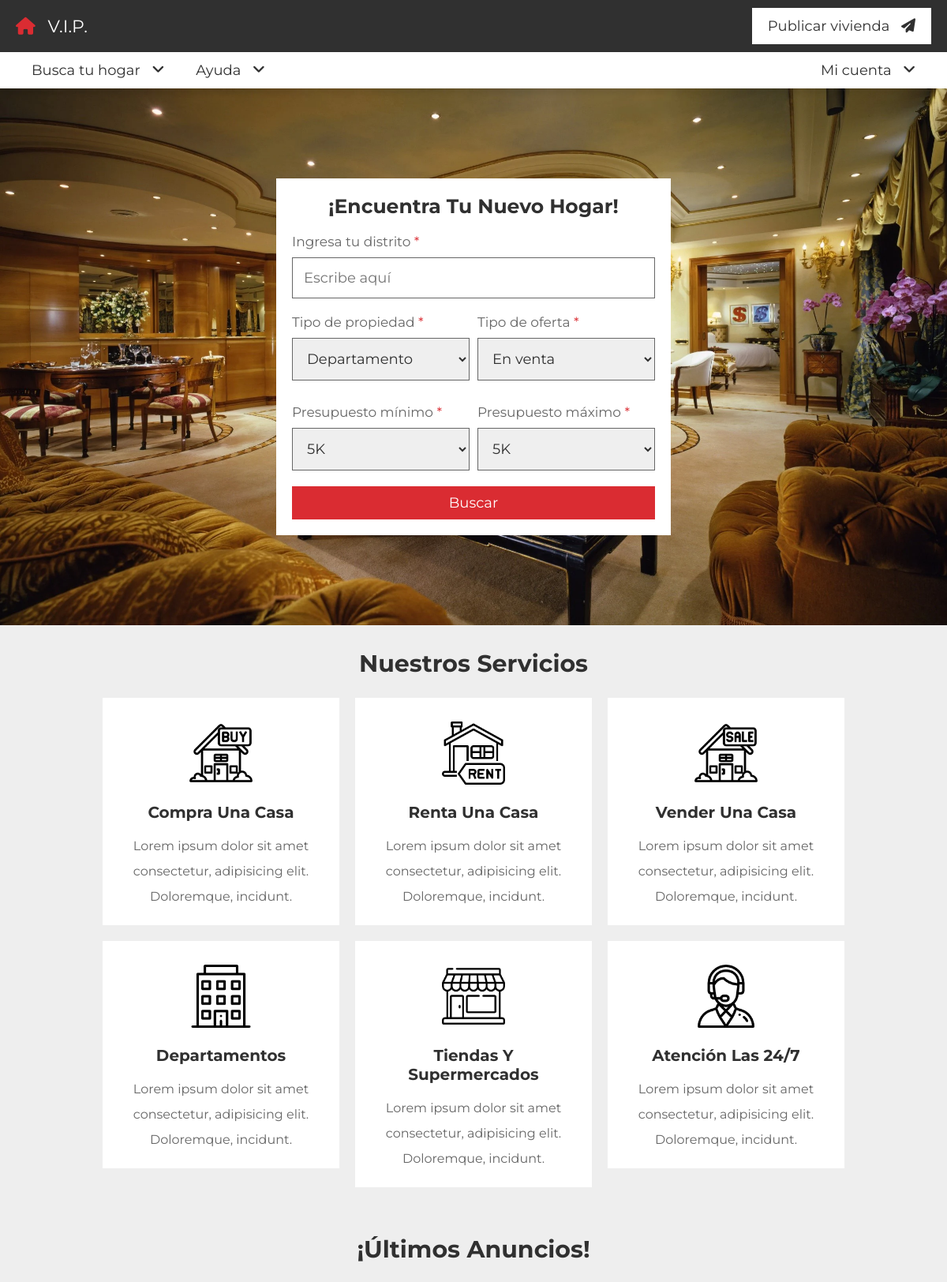
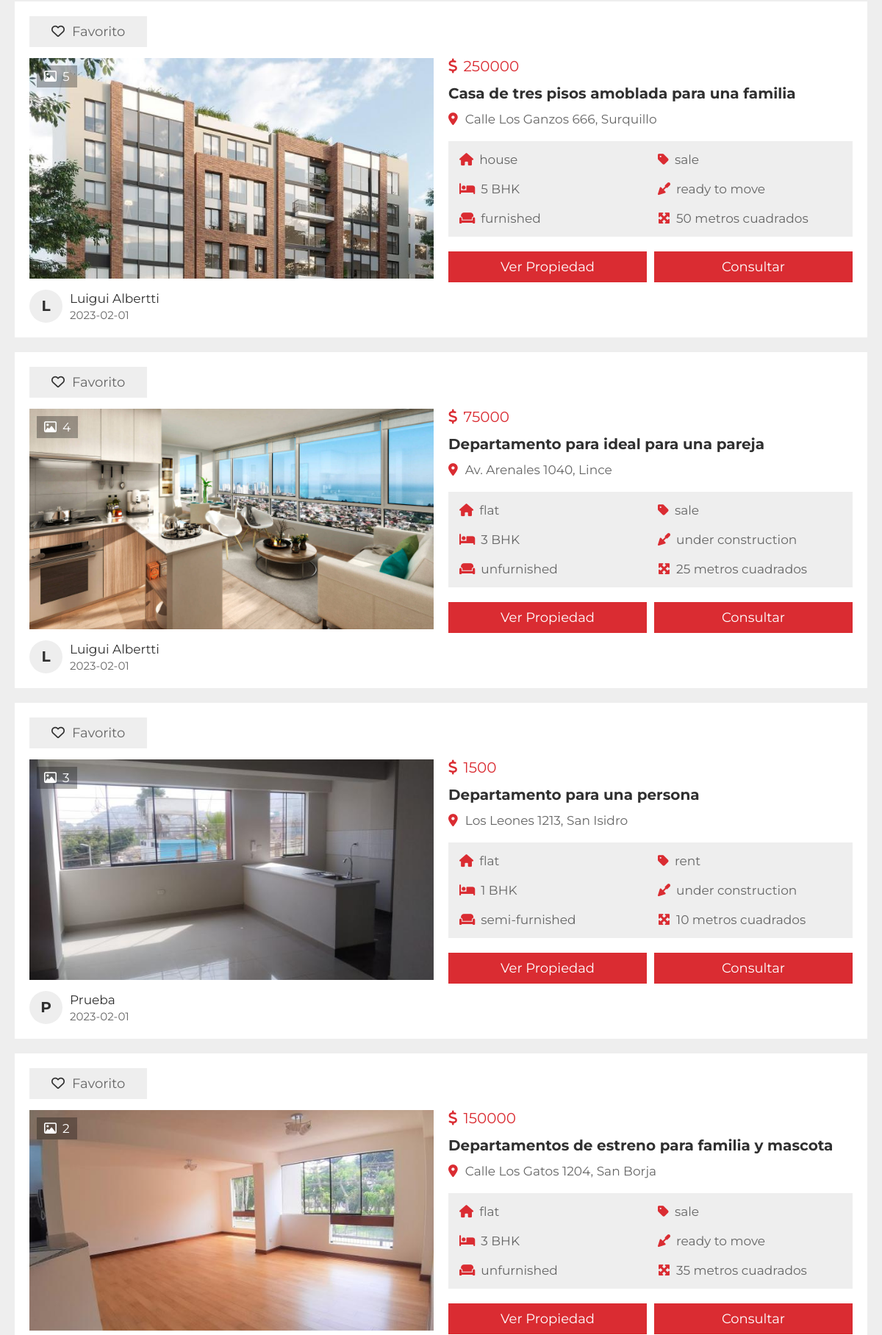
The app's page /project/home.php (upper part) with its own data (2 pictures, top to bottom).
### tables this page shows
CREATE TABLE `property` (
  `id` varchar(20) NOT NULL,
  `user_id` varchar(20) NOT NULL,
  `property_name` varchar(50) NOT NULL,
  `address` varchar(100) NOT NULL,
  `price` varchar(10) NOT NULL,
  `type` varchar(10) NOT NULL,
  `offer` varchar(10) NOT NULL,
  `status` varchar(50) NOT NULL,
  `furnished` varchar(50) NOT NULL,
  `bhk` varchar(10) NOT NULL,
  `deposite` varchar(10) NOT NULL,
  `bedroom` varchar(10) NOT NULL,
  `bathroom` varchar(10) NOT NULL,
  `balcony` varchar(10) NOT NULL,
  `carpet` varchar(10) NOT NULL,
  `age` varchar(2) NOT NULL,
  `total_floors` varchar(2) NOT NULL,
  `room_floor` varchar(2) NOT NULL,
  `loan` varchar(50) NOT NULL,
  `lift` varchar(3) NOT NULL DEFAULT 'no',
  `security_guard` varchar(3) NOT NULL DEFAULT 'no',
  `play_ground` varchar(3) NOT NULL DEFAULT 'no',
  `garden` varchar(3) NOT NULL DEFAULT 'no',
  `water_supply` varchar(3) NOT NULL DEFAULT 'no',
  `power_backup` varchar(3) NOT NULL DEFAULT 'no',
  `parking_area` varchar(3) NOT NULL DEFAULT 'no',
  `gym` varchar(3) NOT NULL DEFAULT 'no',
  `shopping_mall` varchar(3) NOT NULL DEFAULT 'no',
  `hospital` varchar(3) NOT NULL DEFAULT 'no',
  `school` varchar(3) NOT NULL DEFAULT 'no',
  `market_area` varchar(3) NOT NULL DEFAULT 'no',
  `image_01` varchar(50) NOT NULL,
  `image_02` varchar(50) NOT NULL,
  `image_03` varchar(50) NOT NULL,
  `image_04` varchar(50) NOT NULL,
  `image_05` varchar(50) NOT NULL,
  `description` varchar(1000) NOT NULL,
  `date` date NOT NULL DEFAULT current_timestamp()
);

CREATE TABLE `users` (
  `id` varchar(20) NOT NULL,
  `name` varchar(50) NOT NULL,
  `number` varchar(10) NOT NULL,
  `email` varchar(50) NOT NULL,
  `password` varchar(50) NOT NULL
);

### project/home.php (the view, shortened to what this page needs)
<?php
include 'components/connect.php';
if (isset($_COOKIE['user_id'])) {
    $user_id = $_COOKIE['user_id'];
} else {
    $user_id = '';
}
?>
<!DOCTYPE html>
<html lang="es">
<head>
    <link rel="stylesheet" href="https://cdnjs.cloudflare.com/ajax/libs/font-awesome/6.2.0/css/all.min.css">
    <link rel="stylesheet" href="css/style.css">
</head>
<body>
    <?php include 'components/user_header.php'; ?>
    <div class="home">
        <section class="center">
            <form action="search.php" method="post">
                <h3>¡Encuentra tu nuevo hogar!</h3>
                <div class="box">
                    <p>Ingresa tu distrito <span>*</span></p>
                    <input type="text" name="h_location" required maxlength="100" placeholder="Escribe aquí" class="input">
                </div>
                <div class="flex">
                    <div class="box">
                        <p>Tipo de propiedad <span>*</span></p>
                        <select name="h_type" class="input" required>
                            <option value="flat">Departamento</option>
                        </select>
                    </div>
                    <div class="box">
                        <p>Tipo de oferta <span>*</span></p>
                        <select name="h_offer" class="input" required>
                            <option value="sale">En venta</option>
                        </select>
                    </div>
                    <div class="box">
                        <p>Presupuesto mínimo <span>*</span></p>
                        <select name="h_min" class="input" required>
                            <option value="5000">5K</option>
                        </select>
                    </div>
                    <div class="box">
                        <p>Presupuesto máximo <span>*</span></p>
                        <select name="h_max" class="input" required>
                            <option value="5000">5K</option>
                        </select>
                    </div>
                </div>
                <input type="submit" value="Buscar" name="h_search" class="btn">
            </form>
        </section>
    </div>
    <section class="services">
        <h1 class="heading">Nuestros servicios</h1>
        <div class="box-container">
            <div class="box">
                <img src="images/icon-1.png" alt="">
                <h3>Compra una casa</h3>
                <p>Lorem ipsum dolor sit amet consectetur, adipisicing elit. Doloremque, incidunt.</p>
            </div>
            <div class="box">
                <img src="images/icon-2.png" alt="">
                <h3>Renta una casa</h3>
                <p>Lorem ipsum dolor sit amet consectetur, adipisicing elit. Doloremque, incidunt.</p>
            </div>
            <div class="box">
                <img src="images/icon-3.png" alt="">
                <h3>Vender una casa</h3>
                <p>Lorem ipsum dolor sit amet consectetur, adipisicing elit. Doloremque, incidunt.</p>
            </div>
            <div class="box">
                <img src="images/icon-4.png" alt="">
                <h3>Departamentos</h3>
                <p>Lorem ipsum dolor sit amet consectetur, adipisicing elit. Doloremque, incidunt.</p>
            </div>
            <div class="box">
                <img src="images/icon-5.png" alt="">
                <h3>Tiendas y supermercados</h3>
                <p>Lorem ipsum dolor sit amet consectetur, adipisicing elit. Doloremque, incidunt.</p>
            </div>
            <div class="box">
                <img src="images/icon-6.png" alt="">
                <h3>Atención las 24/7</h3>
                <p>Lorem ipsum dolor sit amet consectetur, adipisicing elit. Doloremque, incidunt.</p>
            </div>
        </div>
    </section>
    <section class="listings">
        <h1 class="heading">¡Últimos anuncios!</h1>
        <div class="box-container">
            <?php
            $select_properties = $conn->prepare(
                "SELECT *
                FROM `property`
                ORDER BY date
                DESC
                LIMIT 6"
            );
            $select_properties->execute();
            if ($select_properties->rowCount() > 0) {
                while ($fetch_property = $select_properties->fetch(PDO::FETCH_ASSOC)) {
                    $select_user = $conn->prepare(
                        "SELECT *
                        FROM `users`
                        WHERE id = ?"
                    );
                    $select_user->execute([$fetch_property['user_id']]);
                    $fetch_user = $select_user->fetch(PDO::FETCH_ASSOC);
                    if (!empty($fetch_property['image_02'])) {
                        $image_count_02 = 1;
                    } else {
                        $image_count_02 = 0;
                    }
                    if (!empty($fetch_property['image_03'])) {
                        $image_count_03 = 1;
                    } else {
                        $image_count_03 = 0;
                    }
                    if (!empty($fetch_property['image_04'])) {
                        $image_count_04 = 1;
                    } else {
                        $image_count_04 = 0;
                    }
                    if (!empty($fetch_property['image_05'])) {
                        $image_count_05 = 1;
                    } else {
                        $image_count_05 = 0;
                    }
                    $total_images = (1 + $image_count_02 + $image_count_03 + $image_count_04 + $image_count_05);
                    $select_saved = $conn->prepare(
                        "SELECT *
                        FROM `saved`
                        WHERE property_id = ?
                        AND user_id = ?"
                    );
                    $select_saved->execute([$fetch_property['id'], $user_id]);
            ?>
                    <form action="" method="POST">
                        <div class="box">
                            <?php
                            if ($select_saved->rowCount() > 0) {
                            ?>
                                <button type="submit" name="save" class="save"><i class="fas fa-heart"></i><span>Quitar de favoritos</span></button>
                            <?php
                            } else {
                            ?>
                                <button type="submit" name="save" class="save"><i class="far fa-heart"></i><span>Favorito</span></button>
                            <?php
                            }
                            ?>
                            <div class="thumb">
                                <p class="total-images"><i class="far fa-image"></i><span><?= $total_images; ?></span></p>
                                <img src="uploaded_files/<?= $fetch_property['image_01']; ?>" alt="">
                            </div>
                            <div class="admin">
                                <h3><?= substr($fetch_user['name'], 0, 1); ?></h3>
                                <div>
                                    <p><?= $fetch_user['name']; ?></p>
                                    <span><?= $fetch_property['date']; ?></span>
                                </div>
                            </div>
                        </div>
                        <div class="box">
                            <div class="price"><i class="fas fa-dollar-sign"></i><span><?= $fetch_property['price']; ?></span></div>
                            <h3 class="name"><?= $fetch_property['property_name']; ?></h3>
                            <p class="location"><i class="fas fa-map-marker-alt"></i><span><?= $fetch_property['address']; ?></span></p>
                            <div class="flex">
                                <p><i class="fas fa-house"></i><span><?= $fetch_property['type']; ?></span></p>
                                <p><i class="fas fa-tag"></i><span><?= $fetch_property['offer']; ?></span></p>
                                <p><i class="fas fa-bed"></i><span><?= $fetch_property['bhk']; ?> BHK</span></p>
                                <p><i class="fas fa-trowel"></i><span><?= $fetch_property['status']; ?></span></p>
                                <p><i class="fas fa-couch"></i><span><?= $fetch_property['furnished']; ?></span></p>
                                <p><i class="fas fa-maximize"></i><span><?= $fetch_property['carpet']; ?> metros cuadrados</span></p>
                            </div>
                            <div class="flex-btn">
                                <a href="view_property.php?get_id=<?= $fetch_property['id']; ?>" class="btn">Ver propiedad</a>
                                <input type="submit" value="Consultar" name="send" class="btn">
                            </div>
                        </div>
                    </form>
            <?php
                }
            } else {
                echo '<p class="empty">No hay propiedades aún <a href="post_property.php" style="margin-top:1.5rem;" class="btn">añade uno.</a></p>';
            }
            ?>
        </div>
    </section>
</body>
</html>

### records on screen
property: total_images "5", image_01 (picture), user.name "L", user.name "Luigui Albertti", date "2023-02-01", price "250000", property_name "Casa de tres pisos amoblada para una familia", address "Calle Los Ganzos 666, Surquillo", type "house", offer "sale", bhk "5", status "ready to move", furnished "furnished", carpet "50"
property: total_images "4", image_01 (picture), user.name "L", user.name "Luigui Albertti", date "2023-02-01", price "75000", property_name "Departamento para ideal para una pareja", address "Av. Arenales 1040, Lince", type "flat", offer "sale", bhk "3", status "under construction", furnished "unfurnished", carpet "25"
property: total_images "3", image_01 (picture), user.name "P", user.name "Prueba", date "2023-02-01", price "1500", property_name "Departamento para una persona", address "Los Leones 1213, San Isidro", type "flat", offer "rent", bhk "1", status "under construction", furnished "semi-furnished", carpet "10"
property: total_images "2", image_01 (picture), price "150000", property_name "Departamentos de estreno para familia y mascota", address "Calle Los Gatos 1204, San Borja", type "flat", offer "sale", bhk "3", status "ready to move", furnished "unfurnished", carpet "35"
